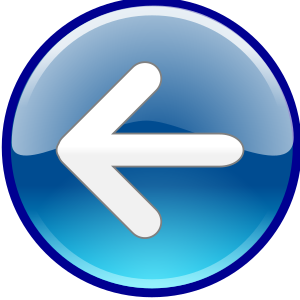
#> input picture graphics/source/back.png, 300 x 300 px; its folder holds 4 pictures in this run; the run also reads 2 pictures not shown here
$ python makeatlas.py
#> lines starting #> are read from the running program, lines starting #| are printed output that depends on the picture
# ***************************************************************************************
# ***************************************************************************************
#
#		Name : 		makeatlas.py
#		Author :	Paul Robson (paul@robsons.org.uk)
#		Date : 		1st February 2019
#		Purpose :	Creates Image file and sub image.
#
# ***************************************************************************************
# ***************************************************************************************

import os,sys
from PIL import Image

# ***************************************************************************************
#							Represents a single graphic object
# ***************************************************************************************

class GraphicObject:
	def __init__(self,fname):
		self.fileName = fname
		self.image = Image.open(fname)

	def width(self):
		return self.image.size[0]

	def height(self):
		return self.image.size[1]

	def render(self,atlas,x,y):
		atlas.paste(self.image,(x,y))

	def getName(self):
		return os.path.basename(self.fileName)[:-4]

	def renderSubImageFile(self,f,x,y):
		f.write("{0}:{1}:{2}:{3}:{4}\n".format(self.getName(),x,y,self.width(),self.height()))

# ***************************************************************************************
#									Packer worker class
# ***************************************************************************************

class GraphicPacker:
	def __init__(self):
		self.imageWidth = 512 															# width of atlas sheet.
		self.imageList = []																# list of images.

	def append(self,graphicObject):
		self.imageList.append({ "object":graphicObject, 								# add a new object
							"area":graphicObject.width()*graphicObject.height() })
		while graphicObject.width() > self.imageWidth:									# make the atlas wide enogh
			self.imageWidth = self.imageWidth * 2

	def pack(self,packStep = 4):
		self.atlasHeight = 0
		iList = sorted(self.imageList,key=lambda k: k['area'],reverse = True)			# list sorted largest first.
		for i in range(0,len(iList)):													# for every element.
			x = 0																		# suggested position.
			y = 0
			isOk = False 																# set true when done.
			while not isOk:																# keep going until found.
				iList[i]["left"] = x													# save position
				iList[i]["top"] = y
				iList[i]["right"] = x + iList[i]["object"].width()
				iList[i]["bottom"] = y + iList[i]["object"].height()
				isOk = self.canPlace(iList[i],iList,0,i-1)								# check if it can go there
				if not isOk:															# it can't.
					x = x + packStep															# try slightly to right.
					if x + iList[i]["object"].width() >= self.imageWidth: 				# if it can't fit on this line
						x = 0															# move down.
						y = y + packStep

			self.atlasHeight = max(self.atlasHeight,iList[i]["bottom"]+2)				# update the bottom size

	def render(self,baseName):
		baseName = baseName.lower()														# all file names l/c
		atlas = Image.new("RGBA",(self.imageWidth,self.atlasHeight),(0,0,0,0))			# blue background
		for image in self.imageList:													# render all images
			image["object"].render(atlas,image["left"],image["top"])
		atlas.save(baseName+".png",optimize=True)										# save atlas image

		subText = open(baseName+" subimages.txt","w")									# create text
		for image in self.imageList:
			image["object"].renderSubImageFile(subText,image["left"],image["top"])
		subText.close()

	def canPlace(self,item,iList,first,last):
		for i in range(first,last+1):													# work through all.
			if self.collides(iList[i],item):											# if collision found return False
				return False
		return True 																	# No collisions return true

	def collides(self,r1,r2):															# Check two items collide.
		separate = 	r1["right"] < r2["left"] or \
					r1["left"] > r2["right"] or \
					r1["top"] > r2["bottom"] or \
					r1["bottom"] < r2["top"]
		return not separate


count = 0
gpack = GraphicPacker()
for root,dirs,files in os.walk("source"):												# source contains graphics
	for f in files:																		# for each gfx file
		count = count + 1
		fName = root + os.sep + f
		gob = GraphicObject(fName)														# create it
		gpack.append(gob)																# append it
#> this loop made 4 passes
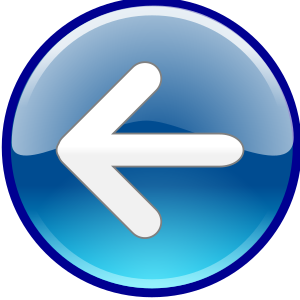
#> input picture graphics/source/back.png, 300 x 300 px
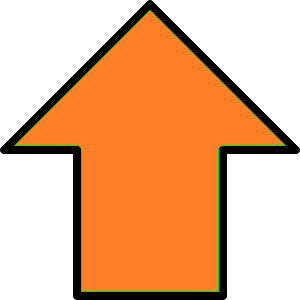
#> input picture graphics/source/arrow.png, 300 x 300 px
#> pass 3, in __init__ (call 3), `self.image = Image.open(fname)`:
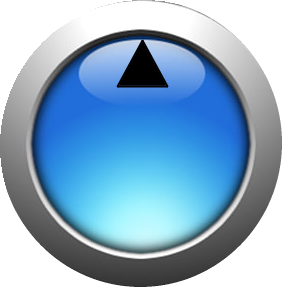
#> self.image: PIL image 282x287 RGBA; mean R, G, B, A 136.5, 171.1, 198.2, 200.2; transparent parts drawn white
gpack.pack()																			# pack the objects in
gpack.render("sprites")																	# output them.
#> in render, `atlas = Image.new("RGBA",(self.imageWidth,self.atlasHeight),(0,0,0,0))`: atlas: PIL image 512x972 RGBA; every value is 0
#> after the loop in render, `for image in self.imageList:`:
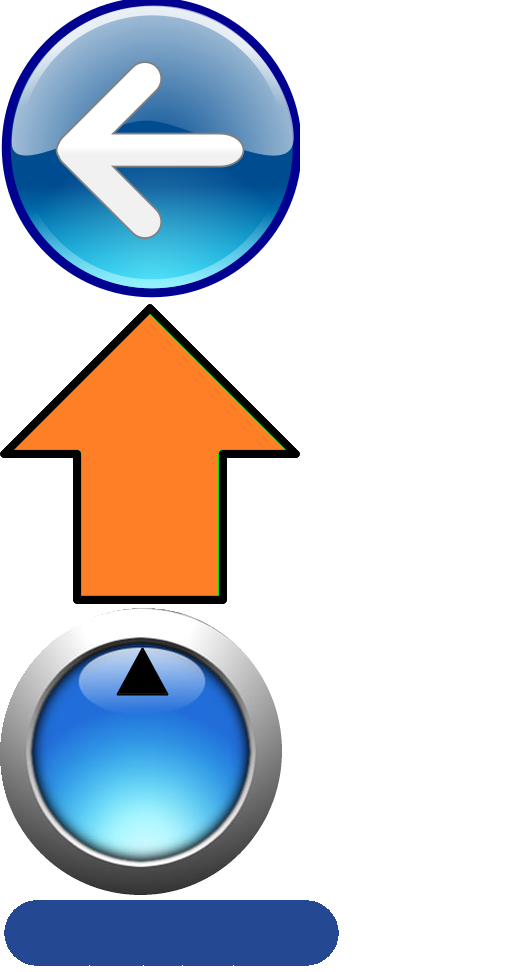
#> atlas: PIL image 512x972 RGBA; mean R, G, B, A 59.1, 63.9, 71, 104.9; transparent parts drawn white
print("Grabbed {0} sprites".format(count))
